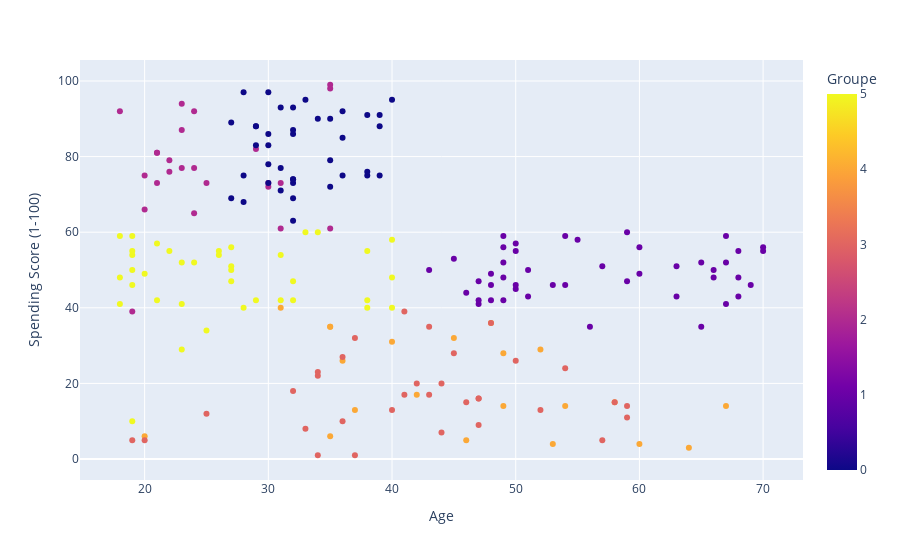

Source (notebook cell):
### Markdown cell above
8. We have a nice visualization with a nice cluster separation. Look this time at the variable ```Age``` in relation to the ```Spending Score```. What do you notice?

### Code cell
fig = px.scatter(dataset, x = 'Age', y = "Spending Score (1-100)", color = "Groupe")
fig.show()

### Figure 1 — Plotly figure (JSON) as saved in the notebook; plotly's stock layout.template omitted (floating-point values rounded to 4 significant figures; data arrays with more than 128 entries replaced by an {"elided": "..."} marker saying what was removed)
{"data": [{"hovertemplate": "Age=%{x}<br>Spending Score (1-100)=%{y}<br>Groupe=%{marker.color}<extra></extra>", "legendgroup": "", "marker": {"color": {"elided": "200 int values"}, "coloraxis": "coloraxis", "symbol": "circle"}, "mode": "markers", "name": "", "orientation": "v", "showlegend": false, "type": "scatter", "x": {"elided": "200 int values"}, "xaxis": "x", "y": {"elided": "200 int values"}, "yaxis": "y"}], "layout": {"coloraxis": {"colorbar": {"title": {"text": "Groupe"}}, "colorscale": [[0, "#0d0887"], [0.1111, "#46039f"], [0.2222, "#7201a8"], [0.3333, "#9c179e"], [0.4444, "#bd3786"], [0.5556, "#d8576b"], [0.6667, "#ed7953"], [0.7778, "#fb9f3a"], [0.8889, "#fdca26"], [1, "#f0f921"]]}, "legend": {"tracegroupgap": 0}, "margin": {"t": 60}, "xaxis": {"anchor": "y", "domain": [0, 1], "title": {"text": "Age"}}, "yaxis": {"anchor": "x", "domain": [0, 1], "title": {"text": "Spending Score (1-100)"}}}}
